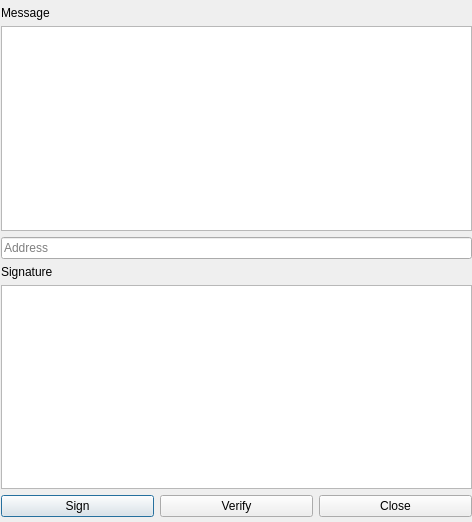
<?xml version="1.0" encoding="UTF-8"?>
<ui version="4.0">
 <class>Dialog</class>
 <widget class="QDialog" name="Dialog">
  <property name="geometry">
   <rect>
    <x>0</x>
    <y>0</y>
    <width>472</width>
    <height>522</height>
   </rect>
  </property>
  <property name="windowTitle">
   <string>Sign/Verify</string>
  </property>
  <widget class="QWidget" name="verticalLayoutWidget">
   <property name="geometry">
    <rect>
     <x>1</x>
     <y>6</y>
     <width>471</width>
     <height>511</height>
    </rect>
   </property>
   <layout class="QVBoxLayout" name="verticalLayout">
    <item>
     <widget class="QLabel" name="label">
      <property name="text">
       <string>Message</string>
      </property>
      <property name="margin">
       <number>3</number>
      </property>
     </widget>
    </item>
    <item>
     <widget class="QTextEdit" name="messageEdit"/>
    </item>
    <item>
     <widget class="QLineEdit" name="addressEdit">
      <property name="sizePolicy">
       <sizepolicy hsizetype="Expanding" vsizetype="Fixed">
        <horstretch>0</horstretch>
        <verstretch>0</verstretch>
       </sizepolicy>
      </property>
      <property name="placeholderText">
       <string>Address</string>
      </property>
     </widget>
    </item>
    <item>
     <widget class="QLabel" name="label_2">
      <property name="sizePolicy">
       <sizepolicy hsizetype="Fixed" vsizetype="Preferred">
        <horstretch>0</horstretch>
        <verstretch>0</verstretch>
       </sizepolicy>
      </property>
      <property name="text">
       <string>Signature</string>
      </property>
      <property name="margin">
       <number>3</number>
      </property>
     </widget>
    </item>
    <item>
     <widget class="QTextEdit" name="signatureEdit"/>
    </item>
    <item>
     <layout class="QHBoxLayout" name="horizontalLayout">
      <item>
       <widget class="QPushButton" name="signButton">
        <property name="text">
         <string>Sign</string>
        </property>
       </widget>
      </item>
      <item>
       <widget class="QPushButton" name="verifyButton">
        <property name="text">
         <string>Verify</string>
        </property>
       </widget>
      </item>
      <item>
       <widget class="QPushButton" name="closeButton">
        <property name="text">
         <string>Close</string>
        </property>
       </widget>
      </item>
     </layout>
    </item>
   </layout>
  </widget>
 </widget>
 <resources/>
 <connections/>
</ui>
